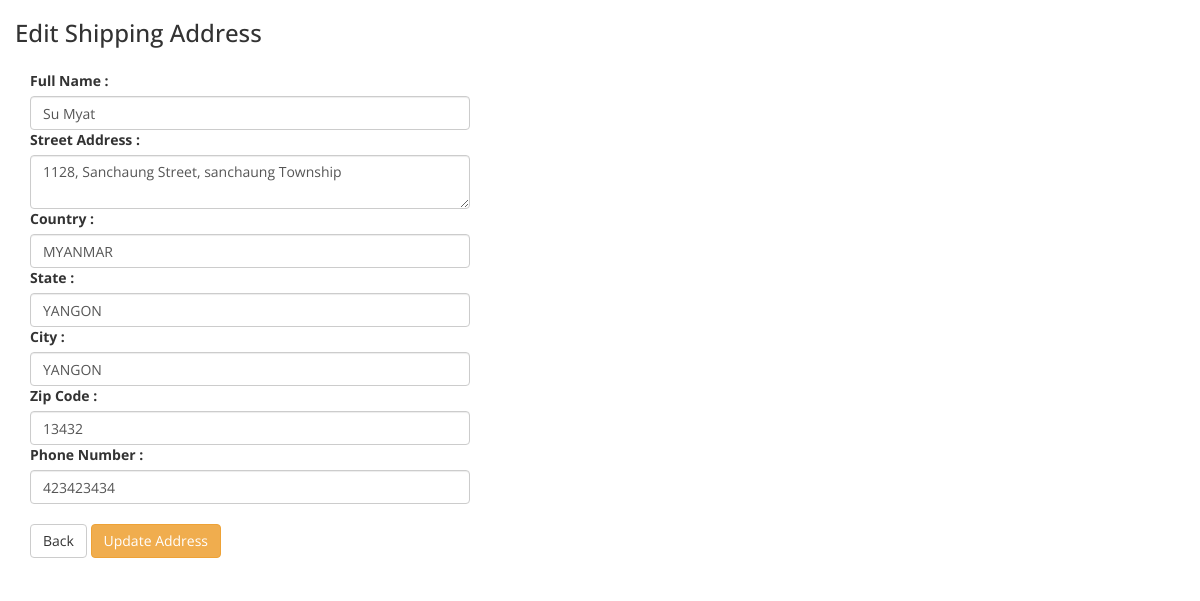
The app's page /dayextra/shipping_edit.php?id=25 (signed in) with its own data.
### tables this page shows
CREATE TABLE `shipping` (
  `shipping_id` int(11) NOT NULL,
  `full_name` varchar(255) NOT NULL,
  `email` varchar(255) NOT NULL,
  `store_id` int(11) NOT NULL,
  `phone` varchar(255) NOT NULL,
  `status` varchar(255) NOT NULL,
  `shipping_type` varchar(255) NOT NULL,
  `street_address` varchar(255) NOT NULL,
  `country` varchar(100) NOT NULL,
  `state` varchar(100) NOT NULL,
  `city` varchar(100) NOT NULL,
  `zipcode` int(11) NOT NULL,
  `created_date` datetime NOT NULL,
  `modified_date` datetime NOT NULL,
  `shipping_time` datetime NOT NULL
);

### dayextra/shipping_edit.php (the view, shortened to what this page needs)
<?php
   include('confs/config.php');
   include('header.php');
    $id = $_GET['id'];
   $result = mysqli_query($mysqli,"SELECT * FROM shipping WHERE shipping_id=$id");
   $row = mysqli_fetch_assoc($result);
?>
<div class="col-md-5">
 <h3>Edit Shipping Address</h3>
	    				<div class="panel-body">
                        <form method="post" action="" enctype="multipart/form-data">
                        <label>Full Name : </label>
                        <input type="text" name="name"  class="form-control" value="<?php echo $row['full_name'] ?>" />
                        <label>Street Address : </label>
                        <textarea type="text" name="street"  class="form-control"><?php echo $row['street_address'] ?></textarea>
                        <label>Country : </label>
                        <input type="text" name="country"  class="form-control"
                        value="<?php echo $row['country'] ?>"/>
                        <label>State : </label>
                        <input type="text" name="state"  class="form-control"
                       value="<?php echo $row['state'] ?>"/>
                        <label>City : </label>
                        <input type="text" name="city"  class="form-control" value="<?php echo $row['city'] ?>"/>
                        <label>Zip Code : </label>
                        <input type="text" name="zip"  class="form-control" value="<?php echo $row['zipcode'] ?>"/>
                        <label>Phone Number : </label>
                        <input type="text" name="phone"  class="form-control"
                        value="<?php echo $row['phone'] ?>"/>
                        <br>
                        <a href="shipping_info.php" class="btn btn-default"> Back</a>
                        <input type="submit" name="submit" value="Update Address" class="btn btn-warning">
                        </form>
                        </div>
                        </div>

### dayextra/css/nav.css (style rules this page uses)
body { font-family: 'Open Sans', 'sans-serif'; }

### records on screen
shipping: name "Su Myat", street "1128, Sanchaung Street, sanchaung Township", country "MYANMAR", state "YANGON", city "YANGON", zip "13432", phone "423423434"
